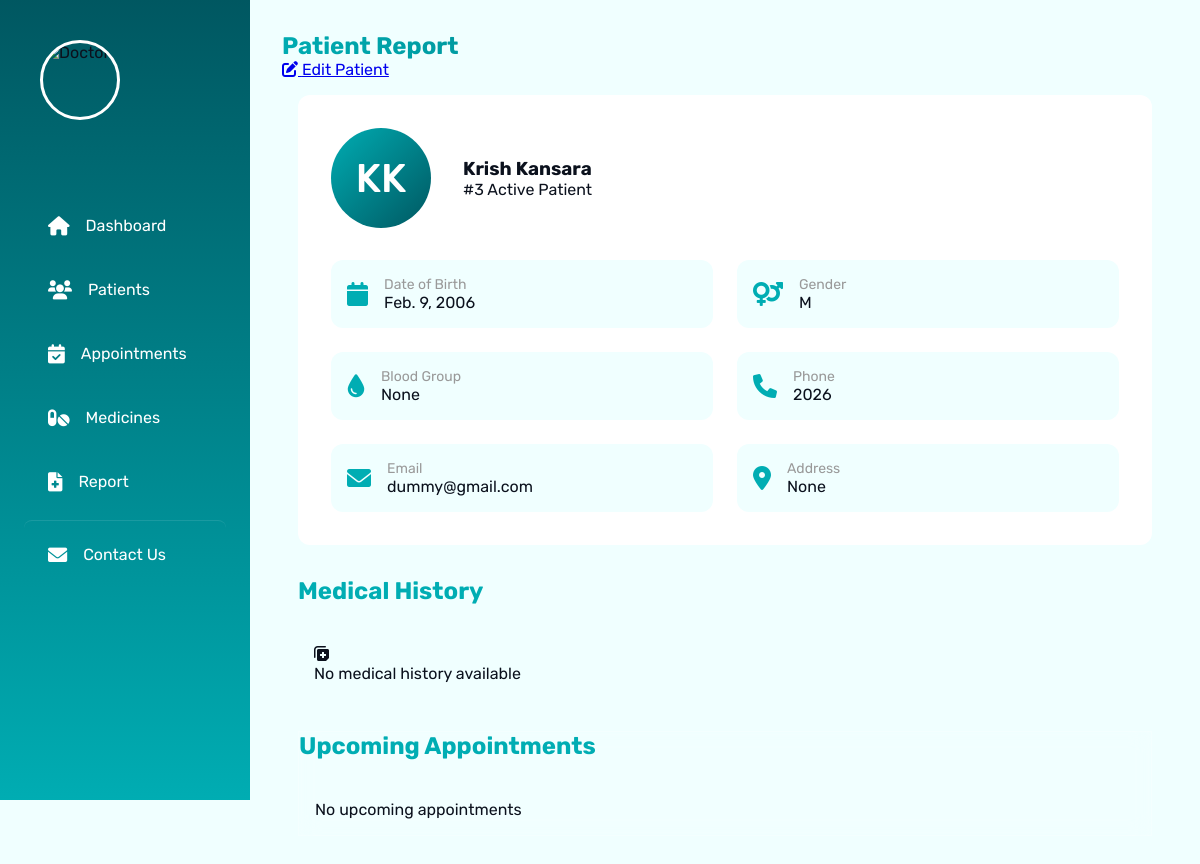
Page /patient/3/ (signed in) on the committed database.
### patients/models.py (models this page shows, shortened)
class Patient(models.Model):
    GENDER_CHOICES = [
        ('M', 'Male'),
        ('F', 'Female'),
        ('O', 'Other'),
    ]
    BLOOD_GROUP_CHOICES = [
        ('A+', 'A+'),
        ('A-', 'A-'),
        ('B+', 'B+'),
        ('B-', 'B-'),
        ('AB+', 'AB+'),
        ('AB-', 'AB-'),
        ('O+', 'O+'),
        ('O-', 'O-'),
    ]
    STATUS_CHOICES = [
        ('active', 'Active'),
        ('inactive', 'Inactive'),
        ('pending', 'Pending'),
    ]
    first_name = models.CharField(max_length=100)
    last_name = models.CharField(max_length=100)
    date_of_birth = models.DateField()
    gender = models.CharField(max_length=1, choices=GENDER_CHOICES)
    phone_number = models.CharField(max_length=15)
    email = models.EmailField(blank=True, null=True)
    address = models.TextField(blank=True, null=True)
    blood_group = models.CharField(max_length=3, choices=BLOOD_GROUP_CHOICES, blank=True, null=True)
    status = models.CharField(max_length=10, choices=STATUS_CHOICES, default='active')
    created_at = models.DateTimeField(auto_now_add=True)
    updated_at = models.DateTimeField(auto_now=True)
    class Meta:
        ordering = ['-created_at']

### patients/views.py (the view)
# urls.py: path('patient/<int:patient_id>/', views.patient_detail, name='patient_detail'),
@login_required
def patient_detail(request, patient_id):
    patient = get_object_or_404(Patient, id=patient_id)
    return render(request, 'patients/patient_detail.html', {
        'patient': patient
    })

### patients/templates/patients/patient_detail.html (shortened to what this page needs)
{% extends 'patients/base.html' %}
{% block content %}
<div class="page-header" data-reveal="top">
    <div class="header-content">
        <h2 class="gradient-text">Patient Report</h2>
        <div class="header-actions">
            <a href="{% url 'patients:patient_edit' patient.id %}" class="edit-btn hover-float">
                <i class="fas fa-edit"></i>
                Edit Patient
            </a>
        </div>
    </div>
</div>
<div class="patient-profile-container">
    <div class="profile-card glass-effect" data-reveal="left">
        <div class="profile-header">
            <div class="patient-avatar">
                {{ patient.first_name|first }}{{ patient.last_name|first }}
            </div>
            <div class="patient-basic-info">
                <h3>{{ patient.first_name }} {{ patient.last_name }}</h3>
                <span class="patient-id">#{{ patient.id }}</span>
                <span class="status-badge active">Active Patient</span>
            </div>
        </div>
        <div class="info-grid">
            <div class="info-item">
                <i class="fas fa-calendar"></i>
                <div class="info-content">
                    <label>Date of Birth</label>
                    <span>{{ patient.date_of_birth }}</span>
                </div>
            </div>
            <div class="info-item">
                <i class="fas fa-venus-mars"></i>
                <div class="info-content">
                    <label>Gender</label>
                    <span>{{ patient.gender }}</span>
                </div>
            </div>
            <div class="info-item">
                <i class="fas fa-tint"></i>
                <div class="info-content">
                    <label>Blood Group</label>
                    <span>{{ patient.blood_group }}</span>
                </div>
            </div>
            <div class="info-item">
                <i class="fas fa-phone"></i>
                <div class="info-content">
                    <label>Phone</label>
                    <span>{{ patient.phone_number }}</span>
                </div>
            </div>
            <div class="info-item">
                <i class="fas fa-envelope"></i>
                <div class="info-content">
                    <label>Email</label>
                    <span>{{ patient.email }}</span>
                </div>
            </div>
            <div class="info-item">
                <i class="fas fa-map-marker-alt"></i>
                <div class="info-content">
                    <label>Address</label>
                    <span>{{ patient.address }}</span>
                </div>
            </div>
        </div>
    </div>
    <div class="medical-history-section" data-reveal="right">
        <h3 class="section-title">Medical History</h3>
        <div class="timeline-container">
            {% for visit in medical_history %}
            <div class="timeline-item">
                <div class="timeline-date">
                    <span class="date">{{ visit.date }}</span>
                </div>
                <div class="timeline-content glass-effect">
                    <h4>{{ visit.reason }}</h4>
                    <p>{{ visit.diagnosis }}</p>
                    <div class="prescription-details">
                        <i class="fas fa-prescription-bottle-alt"></i>
                        <span>{{ visit.prescription }}</span>
                    </div>
                    <div class="doctor-info">
                        <i class="fas fa-user-md"></i>
                        <span>Dr. {{ visit.doctor }}</span>
                    </div>
                </div>
            </div>
            {% empty %}
            <div class="no-data">
                <i class="fas fa-notes-medical"></i>
                <p>No medical history available</p>
            </div>
            {% endfor %}
        </div>
    </div>
    <div class="appointments-section glass-effect" data-reveal="bottom">
        <h3 class="section-title">Upcoming Appointments</h3>
        <div class="appointments-grid">
            {% for appointment in upcoming_appointments %}
            <div class="appointment-card hover-float">
                <div class="appointment-date">
                    <span class="day">{{ appointment.date|date:"d" }}</span>
                    <span class="month">{{ appointment.date|date:"M" }}</span>
                </div>
                <div class="appointment-details">
                    <h4>{{ appointment.type }}</h4>
                    <p>{{ appointment.time }}</p>
                    <span class="doctor">Dr. {{ appointment.doctor }}</span>
                </div>
                <span class="status-badge scheduled">Scheduled</span>
            </div>
            {% empty %}
            <p class="no-data">No upcoming appointments</p>
            {% endfor %}
        </div>
    </div>
</div>
{% endblock %}

### patients/templates/patients/base.html (style rules this page uses)
:root { --primary-color: hsl(182, 100%, 35%); --primary-light: hsl(182, 100%, 45%); --secondary-color: hsl(186, 100%, 19%); --white: hsl(0, 0%, 100%); --light-bg: hsl(180, 100%, 97%); --text-dark: hsl(222, 44%, 8%); --text-light: hsl(0, 0%, 60%); --shadow-1: 0px 2px 20px hsla(209, 36%, 72%, 0.2); --shadow-2: 0 0 20px hsla(182, 100%, 35%, 0.1); --radius-12: 12px; --radius-4: 4px; --transition: all 0.3s ease; }
* { margin: 0; padding: 0; box-sizing: border-box; font-family: 'Rubik', sans-serif; }
body { background-color: var(--light-bg); color: var(--text-dark); }
.section-title { color: var(--primary-color); margin-bottom: 1.5rem; font-size: 1.5rem; }
[data-reveal] { opacity: 0; transform: translateY(30px); transition: var(--transition); }
[data-reveal].revealed { opacity: 1; transform: translateY(0); }
.glass-effect { background: rgba(255, 255, 255, 0.1); backdrop-filter: blur(10px); border: 1px solid rgba(255, 255, 255, 0.2); }
.gradient-text { background: linear-gradient(45deg, var(--primary-color), var(--secondary-color)); -webkit-background-clip: text; background-clip: text; color: transparent; }

### patients/templates/patients/patient_detail.html (style rules this page uses)
.patient-profile-container { display: grid; gap: 2rem; padding: 1rem; }
.profile-card { padding: 2rem; border-radius: var(--radius-12); background: var(--white); }
.profile-header { display: flex; align-items: center; gap: 2rem; margin-bottom: 2rem; }
.patient-avatar { width: 100px; height: 100px; background: linear-gradient(135deg, var(--primary-color), var(--secondary-color)); color: var(--white); border-radius: 50%; display: flex; align-items: center; justify-content: center; font-size: 2.5rem; font-weight: 500; }
.info-grid { display: grid; grid-template-columns: repeat(auto-fit, minmax(250px, 1fr)); gap: 1.5rem; }
.info-item { display: flex; align-items: center; gap: 1rem; padding: 1rem; background: var(--light-bg); border-radius: var(--radius-12); transition: transform 0.3s ease; }
.info-item i { font-size: 1.5rem; color: var(--primary-color); }
.info-content { display: flex; flex-direction: column; }
.info-content label { font-size: 0.875rem; color: var(--text-light); }
.timeline-container { position: relative; padding: 1rem; }
.appointments-grid { display: grid; grid-template-columns: repeat(auto-fit, minmax(250px, 1fr)); gap: 1rem; padding: 1rem; }

### rows in the picture
Patient: first_name|first "K", last_name|first "K", first_name "Krish", last_name "Kansara", id "3", date_of_birth "Feb. 9, 2006", gender "M", blood_group "None", phone_number "2026", email "dummy@gmail.com", address "None"
